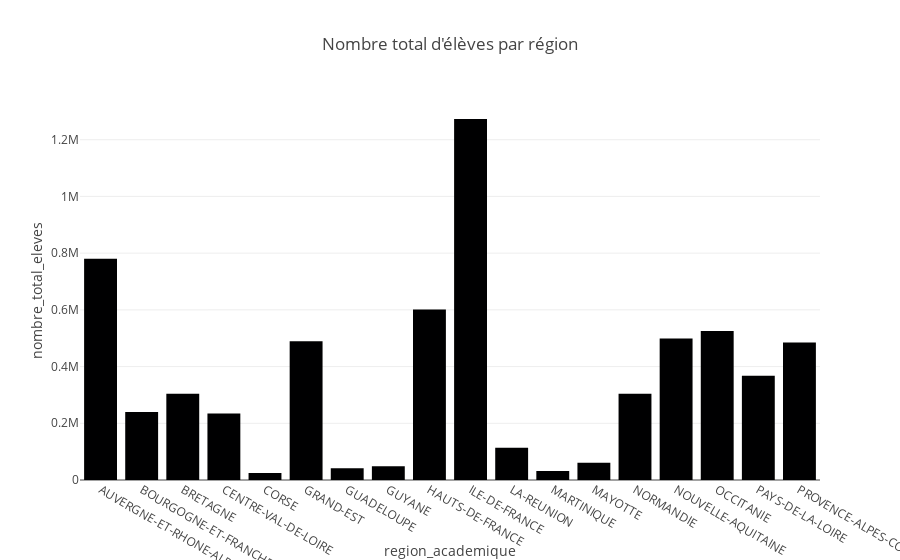

Notebook code cell kept with this figure:
### Code cell
import plotly.express as px

fig = px.bar(data_frame=data_region22, 
             x='region_academique', 
             y='nombre_total_eleves', 
             title='Nombre total d\'élèves par région')
fig.show()

### Figure 1 — Plotly figure (JSON) as saved in the notebook; plotly's stock layout.template omitted (floating-point values rounded to 4 significant figures)
{"data": [{"alignmentgroup": "True", "hovertemplate": "region_academique=%{x}<br>nombre_total_eleves=%{y}<extra></extra>", "legendgroup": "", "marker": {"color": "#000001", "pattern": {"shape": ""}}, "name": "", "offsetgroup": "", "orientation": "v", "showlegend": false, "textposition": "auto", "type": "bar", "x": ["AUVERGNE-ET-RHONE-ALPES", "BOURGOGNE-ET-FRANCHE-COMTE", "BRETAGNE", "CENTRE-VAL-DE-LOIRE", "CORSE", "GRAND-EST", "GUADELOUPE", "GUYANE", "HAUTS-DE-FRANCE", "ILE-DE-FRANCE", "LA-REUNION", "MARTINIQUE", "MAYOTTE", "NORMANDIE", "NOUVELLE-AQUITAINE", "OCCITANIE", "PAYS-DE-LA-LOIRE", "PROVENCE-ALPES-COTE-D'AZUR"], "xaxis": "x", "y": [780266, 240172, 303937, 234664, 24693, 489284, 41153, 48218, 601114, 1273032, 113652, 31423, 60775, 304361, 498905, 525178, 367350, 484614], "yaxis": "y"}], "layout": {"barmode": "relative", "legend": {"tracegroupgap": 0}, "title": {"text": "Nombre total d'élèves par région"}, "xaxis": {"anchor": "y", "domain": [0, 1], "title": {"text": "region_academique"}}, "yaxis": {"anchor": "x", "domain": [0, 1], "title": {"text": "nombre_total_eleves"}}}}
